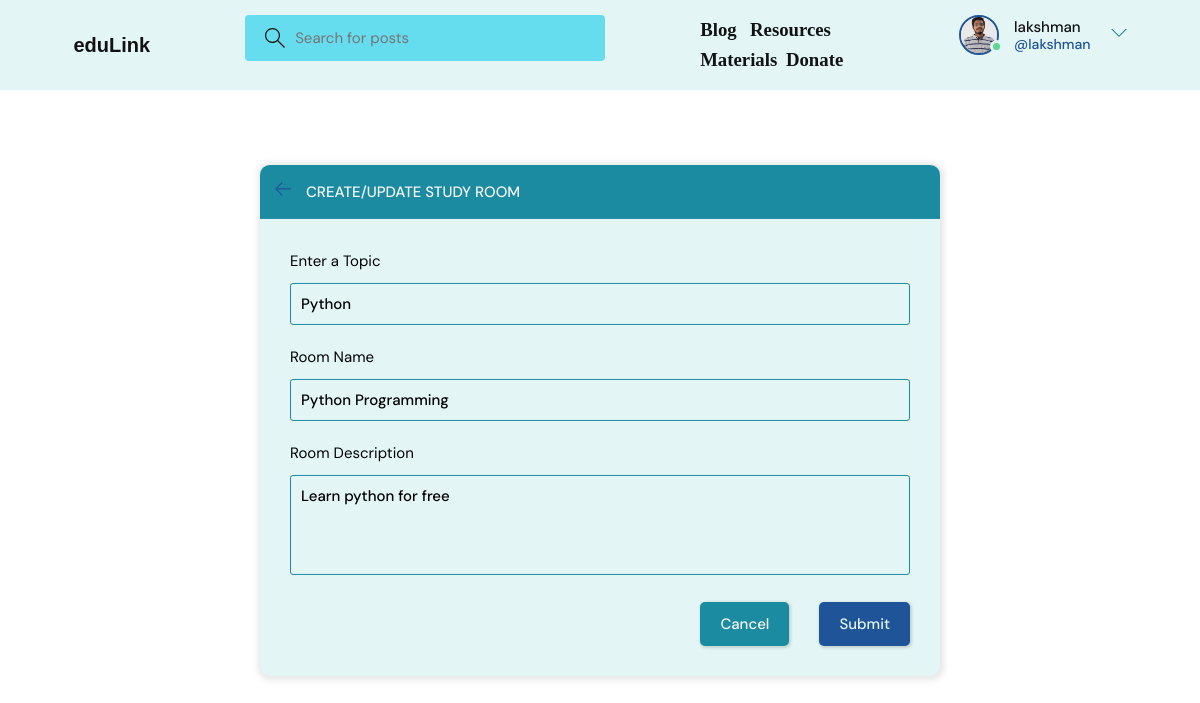
The app's page /update-room/1/ (signed in) with its own data.
### base/models.py (models this page shows, shortened)
class User(AbstractUser):
    name = models.CharField(max_length=200, null=True)
    email = models.EmailField(unique=True, null=True)
    bio = models.TextField(null=True)
    avatar = models.ImageField(null=True, default="avatar.svg")
    USERNAME_FIELD = 'email'
    REQUIRED_FIELDS = []

class Room(models.Model):
    host = models.ForeignKey(User, on_delete=models.SET_NULL, null=True)
    topic = models.ForeignKey(Topic, on_delete=models.SET_NULL, null=True)
    name = models.CharField(max_length=200)
    description = models.TextField(null=True, blank=True)
    participants = models.ManyToManyField(
        User, related_name='participants', blank=True)
    updated = models.DateTimeField(auto_now=True)
    created = models.DateTimeField(auto_now_add=True)
    class Meta:
        ordering = ['-updated', '-created']

class Topic(models.Model):
    name = models.CharField(max_length=200)

### base/views.py (the view, shortened to what this page needs)
# urls.py: path('update-room/<str:pk>/', views.updateRoom, name="update-room"),
@login_required(login_url='login')
def updateRoom(request, pk):
    room = Room.objects.get(id=pk)
    form = RoomForm(instance=room)
    topics = Topic.objects.all()
    if request.user != room.host:
        return HttpResponse('Your are not allowed here!!')
    context = {'form': form, 'topics': topics, 'room': room}
    return render(request, 'base/room_form.html', context)

### base/forms.py
class RoomForm(ModelForm):
    class Meta:
        model = Room
        fields = '__all__'
        exclude = ['host', 'participants']

### base/templates/base/room_form.html (shortened to what this page needs)
{% extends 'main.html' %}
{% block content %}
<main class="create-room layout">
  <div class="container">
    <div class="layout__box">
      <div class="layout__boxHeader">
        <div class="layout__boxTitle">
          <a href="{{request.META.HTTP_REFERER}}">
            <svg version="1.1" xmlns="http://www.w3.org/2000/svg" width="32" height="32" viewBox="0 0 32 32">
              <title>arrow-left</title>
              <path
                d="M13.723 2.286l-13.723 13.714 13.719 13.714 1.616-1.611-10.96-10.96h27.625v-2.286h-27.625l10.965-10.965-1.616-1.607z">
              </path>
            </svg>
          </a>
          <h3>Create/Update Study Room</h3>
        </div>
      </div>
      <div class="layout__body">
        <form class="form" action="" method="POST">
          <div class="form__group">
            <label for="room_topic">Enter a Topic</label>
            <input required type="text" value="{{room.topic.name}}" name="topic" list="topic-list" />
          </div>
          <div class="form__group">
            <label for="room_name">Room Name</label>
            {{form.name}}
          </div>
          <div class="form__group">
            <label for="room_description">Room Description</label>
            {{form.description}}
          </div>
          <div class="form__action">
            <a class="btn btn--dark" href="{{request.META.HTTP_REFERER}}">Cancel</a>
            <button class="btn btn--main" type="submit">Submit</button>
          </div>
        </form>
      </div>
    </div>
  </div>
</main>
{% endblock content %}

### templates/navbar.html (shortened to what this page needs)
{% load static %}
<header class="header header--loggedIn">
  <div class="container">
    <a href="{% url 'home' %}" class="header__logo">
      <h1 style="color: #121213; font-weight: bold; font-family: 'Comic Sans MS', cursive, sans-serif;">eduLink</h1>
    </a>
    <form class="header__search" method="GET" action="{% url 'home' %}">
      <label>
        <input name="q" placeholder="Search for posts" />
      </label>
    </form>
    <div class="navbar-nav">
      <a class="nav-link" href="{% url 'article_list' %}" style="font-size: 1.25em;"><h1 style="color: #121213; font-weight: bold; font-family: 'Arial: A sans-serif';">Blog &nbsp;</h1></a>
      <a class="nav-link" href="{% url 'resource_list' %}" style="font-size: 1.25em;"><h1 style="color: #121213; font-weight: bold; font-family: 'Arial: A sans-serif';">Resources &nbsp;</h1></a>
      <a class="nav-link" href="{% url 'subject_list' %}" style="font-size: 1.25em;"><h1 style="color: #121213; font-weight: bold; font-family: 'Arial: A sans-serif';">Materials&nbsp;</h1></a>
      <a class="nav-link" href="#" style="font-size: 1.25em;"><h1 style="color: #121213; font-weight: bold; font-family: 'Arial: A sans-serif';">Donate</h1></a>
  </div>
    <nav class="header__menu">
      {% if request.user.is_authenticated %}
      <div class="header__user">
        <a href="{% url 'update-user' %}">
          <div class="avatar avatar--medium active">
            <img src="{{request.user.avatar.url}}" />
          </div>
          <p>
            {{request.user.username}} <span>@{{request.user.username}}</span>
          </p>
        </a>
        <button class="dropdown-button">
          <svg
            version="1.1"
            xmlns="http://www.w3.org/2000/svg"
            width="32"
            height="32"
            viewBox="0 0 32 32"
          >
            <title>chevron-down</title>
            <path d="M16 21l-13-13h-3l16 16 16-16h-3l-13 13z"></path>
          </svg>
        </button>
      </div>
      {% else %}
      <a href="{% url 'login' %}">
        <img src="{% static 'images/avatar.svg' %}" />
        <p>Login</p>
      </a>
      {% endif %}
    </nav>
  </div>
</header>

### records on screen
User: user.avatar (picture), user.username "lakshman"
Room: topic "Python", name "Python Programming", description "Learn python for free"
